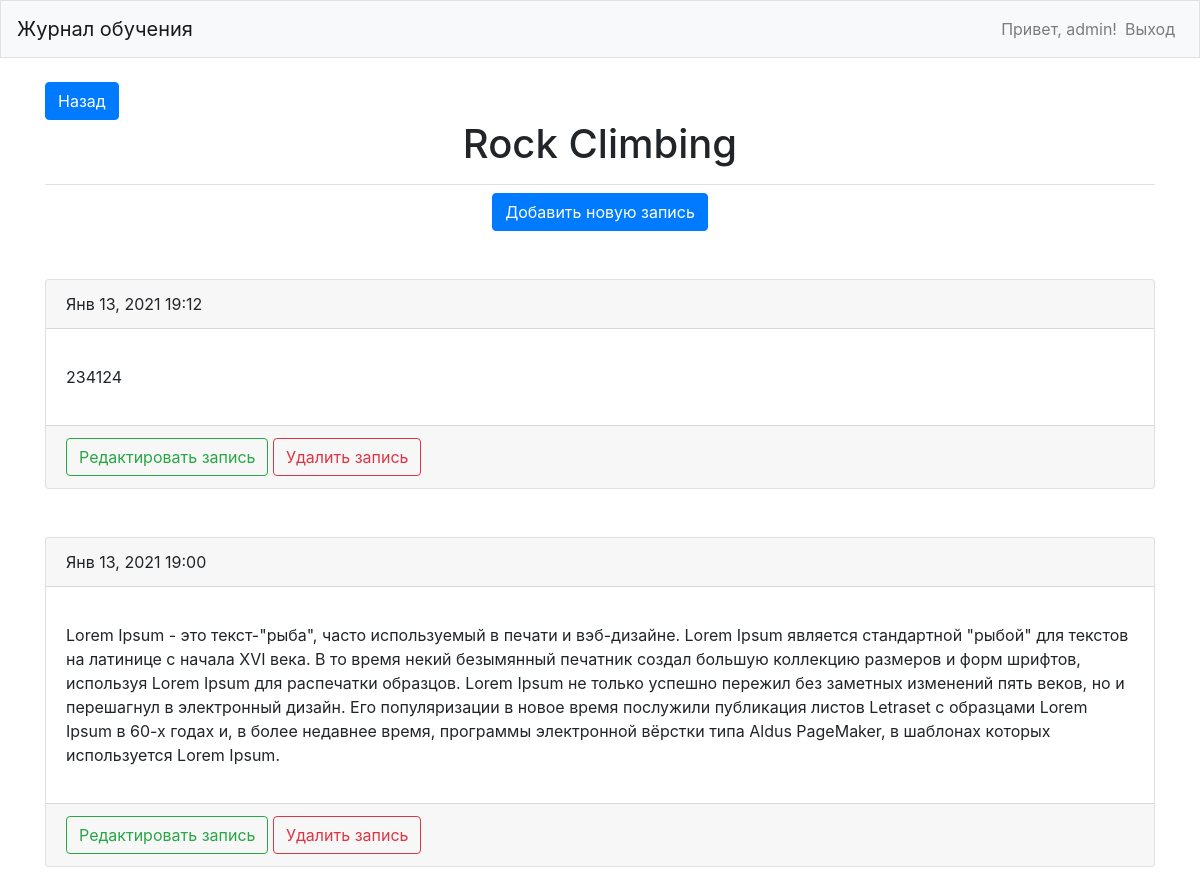
Page /topics/2/ (signed in) on the committed database.
### learning_logs/models.py (models this page shows, shortened)
class Topic(models.Model):
    text = models.CharField(max_length=200)
    date_added = models.DateTimeField(auto_now_add=True)
    owner = models.ForeignKey(User, on_delete=models.CASCADE)
    def __str__(self):
        return self.text

class Entry(models.Model):
    topic = models.ForeignKey(Topic, on_delete=models.CASCADE)
    text = models.TextField(max_length=10000)
    date_added = models.DateTimeField(auto_now_add=True)
    class Meta:
        verbose_name = 'Запись'
        verbose_name_plural = 'Записи'

### learning_logs/views.py (the view)
# urls.py: path('topics/<int:topic_id>/', views.topic, name='topic'),
@login_required
def topic(request, topic_id):
    topic = get_object_or_404(Topic, id=topic_id)
    check_topic_owner(topic, request)
    entries = topic.entry_set.order_by('-date_added')
    context = {'topic': topic, 'entries': entries}
    return render(request, 'learning_logs/topic.html', context)

### learning_logs/views.py (called while the page is built)
def check_topic_owner(topic, request):
    if topic.owner != request.user:
        raise Http404

### learning_logs/templates/learning_logs/topic.html
{% extends "learning_logs/base.html" %}
{% block page_header %}
  <a class="btn btn-primary" href="{% url 'learning_logs:topics' %}">Назад</a>
  <h1 class="text-center">{{ topic }}</h1>
{% endblock page_header %}
{% block content %}
<div class="row justify-content-center">
  <a href="{% url 'learning_logs:new_entry' topic.id %}" class="btn btn-primary">Добавить новую запись</a>
</div>
      <br><br>
      {% for entry in entries %}
      <div class="justify-content-center">
          <div class="card text">
            <div class="card-header">
              {{ entry.date_added|date:'M d, Y H:i' }}
            </div>
            <div class="card-body">
              <p class="card-text">{{ entry.text|linebreaks }}</p>
            </div>
              <div class="card-footer text-muted">
                <a href="{% url 'learning_logs:edit_entry' entry.id %}" class="btn btn-outline-success">Редактировать запись</a>
                <a href="{% url 'learning_logs:delete_entry' entry.id %}" class="btn btn-outline-danger">Удалить запись</a>
              </div>
          </div>
      </div>
      <br><br>
      {% empty %}
          <p>Здесь пока не создано ни одной записи.</p>
      {% endfor %}
{% endblock %}

### learning_logs/templates/learning_logs/base.html (shortened to what this page needs)
{% load bootstrap4 %}
<!DOCTYPE html>
<html lang="en" dir="ltr">
  <head>
    {% bootstrap_css %}
  </head>
  <body>
    <header>
      <nav class="navbar navbar-expand-md navbar-light bg-light mb-4 border">
        <a class="navbar-brand">Журнал обучения</a>
        <div class="collapse navbar-collapse" id="navbarCollapse">
          <ul class="navbar-nav ml-auto">
            {% if user.is_authenticated %}
              <li class="nav-item">
                <span class="navbar-text">Привет, {{user.username}}!</span>
              </li>
              <li class="nav-item">
                <a class="nav-link" href="{% url 'users:logout' %}">Выход</a>
              </li>
            {% endif %}
          </ul>
        </div>
      </nav>
    </header>
    <main role="main" class="container">
      <div class="pb-2 mb-2 border-bottom">
        {% block page_header %}{% endblock page_header %}
      </div>
      <div>
        {% block content %}{% endblock %}
      </div>
    </main>
  </body>
</html>

### rows in the picture
Topic: text "Rock Climbing"
Entry: date_added "Янв 13, 2021 19:12", text "234124"
Entry: date_added "Янв 13, 2021 19:00", text "Lorem Ipsum - это текст-\"рыба\", часто используемый в печати и вэб-дизайне. Lorem Ipsum является стандартной \"рыбой\" для текстов на латинице с начала XVI века. В то время некий безымянный печатник создал большую коллекцию размеров и форм шрифтов, используя Lorem Ipsum для распечатки образцов. Lorem Ipsum не только успешно пережил без заметных изменений пять веков, но и перешагнул в электронный дизайн. Его популяризации в новое время послужили публикация листов Letraset с образцами Lorem Ipsum в 60-х годах и, в более недавнее время, программы электронной вёрстки типа Aldus PageMaker, в шаблонах которых используется Lorem Ipsum."

### other values in the picture
{{ user.username }} "admin"
